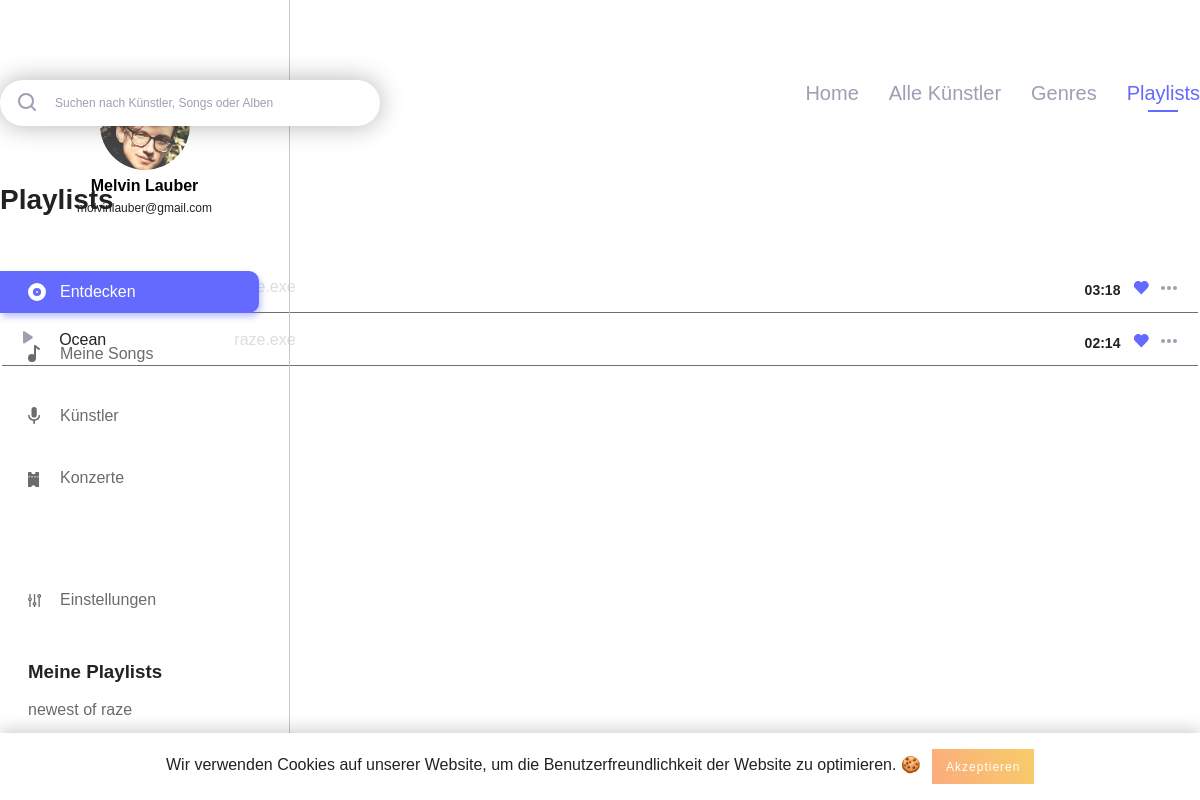
/playlist_detail.php?playlist_id=1 (signed in), run on the app's committed database.
### tables this page shows
CREATE TABLE IF NOT EXISTS `users` (
  `id` int(11) NOT NULL AUTO_INCREMENT,
  `username` varchar(255) NOT NULL,
  `email` varchar(255) NOT NULL,
  `firstname` varchar(255) NOT NULL,
  `lastname` varchar(255) NOT NULL,
  `password_hash` varchar(255) NOT NULL,
  `password_token` varchar(255) NOT NULL,
  `is_artist` int(1) NOT NULL,
  `has_darkmode` tinyint(1) NOT NULL,
  PRIMARY KEY (`id`),
  UNIQUE KEY `username` (`username`),
  UNIQUE KEY `email` (`email`)
);

CREATE TABLE IF NOT EXISTS `playlist` (
  `playlist_id` int(11) NOT NULL AUTO_INCREMENT,
  `playlist_name` varchar(255) NOT NULL,
  `user_id` int(11) NOT NULL,
  `playlist_description` text NOT NULL,
  PRIMARY KEY (`playlist_id`),
  KEY `playlist_fk0` (`user_id`)
);

CREATE TABLE IF NOT EXISTS `playlist_song` (
  `playlist_id` int(11) NOT NULL,
  `song_id` int(11) NOT NULL,
  KEY `playlist_song_fk0` (`playlist_id`),
  KEY `playlist_song_fk1` (`song_id`)
);

CREATE TABLE IF NOT EXISTS `artist` (
  `artist_id` int(11) NOT NULL AUTO_INCREMENT,
  `user_id` int(11) NOT NULL,
  `artist_firstname` varchar(255) NOT NULL,
  `artist_lastname` varchar(255) NOT NULL,
  `biography` text NOT NULL,
  PRIMARY KEY (`artist_id`),
  KEY `artist_fk0` (`user_id`)
);

CREATE TABLE IF NOT EXISTS `song` (
  `song_id` int(11) NOT NULL AUTO_INCREMENT,
  `artist_id_link` int(11) NOT NULL,
  `song_name` varchar(255) NOT NULL,
  `album_id_link` int(11) NOT NULL,
  `length` varchar(255) NOT NULL,
  `genre_id` int(11) NOT NULL,
  PRIMARY KEY (`song_id`),
  KEY `song_fk0` (`artist_id_link`),
  KEY `song_fk1` (`album_id_link`),
  KEY `song_fk2` (`genre_id`)
);

### includes/start.php (called while the page is built, shortened)
<?php
include 'db.php';
if (isset($_SESSION['user']['id']) && !empty($_SESSION['user']['id'])) {
	$statement = $pdo->prepare("SELECT * FROM `users` WHERE `id` = :id");
	$result = $statement->execute(array('id' => $_SESSION['user']['id']));
}
if (isset($_SESSION['user']['has_darkmode']) && $_SESSION['user']['has_darkmode'] == 1) {
	$body_class = 'dark';
}
else {
	$body_class = '';
}
?>

### playlist_detail.php (the view, shortened to what this page needs)
<?php
include 'includes/start.php';
$playlist_song_query = "SELECT playlist_song.playlist_id, songs.*, artists.artist_firstname, artists.artist_lastname FROM `playlist_song` playlist_song
					INNER JOIN `song` songs ON songs.song_id = playlist_song.song_id
					LEFT JOIN `artist` artists ON artists.artist_id = songs.artist_id_link
					WHERE `playlist_id` = ".$_SESSION['playlist']['id'];
?>
<!DOCTYPE html>
<html lang="de">
	<head>
		<?php include 'includes/meta_data.php'; ?>
	</head>
	<body class="<?php echo $body_class; ?>">
		<?php include 'includes/navigation_left.php'; ?>
		<?php include 'includes/cookie_banner.php'; ?>
		<div class="main_content_wrapper">
			<div class="main_content_inner">
				<?php include 'includes/search_navi.php'; ?>
				<div id="genres_wrapper">
					<h3 class="short_title"><?php echo PLAYLISTS; ?></h3>
					<table class="saved_songs_list">
						<tbody>
							<?php foreach ($pdo->query($playlist_song_query) as $playlist_songs_data) {
								$statement_song = $pdo->prepare("SELECT `song_id` FROM `playlist_song` WHERE `song_id` = :song_id");
								$statement_song->bindParam(':song_id', $playlist_songs_data['song_id']);
								$statement_song->execute();
								if ($statement_song->rowCount() > 0) {
									$like_class = 'liked';
								}
								else {
									$like_class = '';
								}
								?>
								<tr>
									<td class="play"><span class="play_song_wrapper play_song_class" data-song=<?php echo $playlist_songs_data['song_id']; ?> data-song_name="<?php echo $playlist_songs_data['song_name'];?>" data-artist_name="<?php echo $playlist_songs_data['artist_firstname'].' '.$playlist_songs_data['artist_lastname']; ?>">
									 </span></td>
									<td class="song_name"><?php echo $playlist_songs_data['song_name']; ?></td>
									<td class="artist_name"><a href="artist_detail.php?artist_id=<?php echo 1; ?>"><?php echo $playlist_songs_data['artist_firstname'].' '.$playlist_songs_data['artist_lastname']; ?></a></td>
									<td class="actions"><span class="like_wrapper like_song like <?php echo $like_class; ?>" data-song=<?php echo $playlist_songs_data['song_id']; ?>></span></td>
									<td class="length"><?php echo $playlist_songs_data['length']; ?></td>
								</tr>
							<?php } ?>
						</tbody>
					</table>
				</div>
			</div>
		</div>
	</body>
</html>

### includes/navigation_left.php (shortened to what this page needs)
<?php
if(isset($_SESSION['active'])) {
	$active_class = $_SESSION['active'];
}
$query = "SELECT * FROM `users` WHERE `id` = ".$_SESSION['user']['id'];
$playlist_query = "SELECT * FROM `playlist` WHERE `user_id` = ".$_SESSION['user']['id'];
?>
<div class="navigation_left">
	<div class="navigation_wrapper">
		<div class="profile">
			<h3 class="profile_name">
				<?php foreach ($pdo->query($query) as $user_data) {
					echo $user_data['firstname'].' '.$user_data['lastname'];
				} ?>
			</h3>
			<p class="profile_mail">
				<?php foreach ($pdo->query($query) as $user_data) {
					echo $user_data['email'];
				} ?>
			</p>
		</div>
		<div class="main_navigation">
			<ul>
				<li class="navigation_element <?php if($active_class === 'discover') { echo 'active'; } ?>"><a href="index.php"><img class="svg" src="img/assets/discover.svg" alt="<?php echo DISCOVER; ?>"><?php echo DISCOVER; ?></a></li>
				<li class="navigation_element <?php if($active_class === 'my_songs') { echo 'active'; } ?>"><a href="my_songs.php"><img class="svg" src="img/assets/my_songs.svg" alt="<?php echo MY_SONGS; ?>"><?php echo MY_SONGS; ?></a></li>
				<li class="navigation_element <?php if($active_class === 'artists') { echo 'active'; } ?>"><a href="artists.php"><img class="svg" src="img/assets/artists.svg" alt="<?php echo ARTISTS; ?>"><?php echo ARTISTS; ?></a></li>
				<li class="navigation_element <?php if($active_class === 'events') { echo 'active'; } ?>"><a href="events.php"><img class="svg" src="img/assets/events.svg" alt="<?php echo EVENTS; ?>"><?php echo EVENTS; ?></a></li>
				<li class="navigation_element <?php if($active_class === 'settings') { echo 'active'; } ?>"><a href="settings.php"><img class="svg" src="img/assets/settings_nav.svg" alt="<?php echo SETTINGS; ?>"><?php echo SETTINGS; ?></a></li>
			</ul>
		</div>
		<div class="playlist_wrapper">
			<h3 class="playlist_title"><?php echo MY_PLAYLISTS; ?></h3>
			<ul>
				<?php foreach ($pdo->query($playlist_query) as $playlist_data) { ?>
					<li class="playlist_element"><a href="playlist_detail.php?playlist_id=<?php echo $playlist_data['playlist_id']; ?>"><?php echo $playlist_data['playlist_name']; ?></a></li>
				<?php } ?>
			</ul>
		</div>
	</div>
</div>

### css/_config.css (style rules this page uses)
:root { --primary-color: #636AFD; --primary-color_light: #e0e1ff; --text: #222; --navigation_left: #6B6B6B; --border: #C7C7C7; --light_text: #9D9FB3; --button: #ededed; --border-bottom: #707070; --background_dark_mode: #21252B; --dark_mode_border: #30353B; --dark_mode_input: #30353B; --dark_mode_light: #DDDDDD; --standard_shadow: 0 3px 27px rgba(0,0,0,0.39); --standard_radius: 13px; --standard_transition: all 0.3s ease; }

### css/_basic.css (style rules this page uses)
body { font-family: 'DM Sans', sans-serif; margin: 0; padding: 0; color: var(--text); -webkit-font-smoothing: antialiased; -moz-osx-font-smoothing: grayscale; }
h3 { margin: 0; padding: 0; }
h3.short_title { font-size: 28px; line-height: 37px; font-weight: 700; color: var(--text); margin-bottom: 40px; }
ul { padding: 0; margin: 0; }
.main_content_wrapper { padding-top: 80px; }
.main_content_inner { max-width: 1200px; margin: 0 auto; padding-bottom: 150px; box-sizing: border-box; }
.profile { text-align: center; }

### css/_navigation.css (style rules this page uses)
.navigation_left { position: fixed; width: 290px; height: 100%; border-right: 1px solid var(--border); padding: 80px 0; box-sizing: border-box; }
.navigation_left .profile { width: 195px; margin: 0 auto; margin-bottom: 50px; }
h3.profile_name { margin-top: 5px; font-size: 16px; line-height: 21px; color: #000; font-weight: 700; }
.profile_mail { font-size: 12px; line-height: 25px; margin: 0; margin-bottom: 5px; }
.navigation_left .main_navigation ul { padding-right: 30px; box-sizing: border-box; width: 100%; }
.navigation_left .main_navigation ul li.navigation_element { position: relative; list-style-type: none; color: var(--navigation_left); margin-top: 20px; }
.navigation_left .main_navigation ul li.navigation_element:first-child { margin-top: 0; }
.navigation_left .main_navigation ul li.navigation_element:last-child { margin-top: 80px; }
.navigation_left .main_navigation ul li.navigation_element.active a, .navigation_left .main_navigation ul li.navigation_element a:hover { background: var(--primary-color); color: #fff; box-shadow: 2px 4px 6px rgba(99, 106, 253, 0.4); transition: background 0.2s ease, color 0.2s ease; }
.navigation_left .main_navigation ul li a { color: inherit; text-decoration: none; padding: 12px 20px; padding-left: 60px; border-top-right-radius: 10px; border-bottom-right-radius: 10px; box-sizing: border-box; display: inline-block; width: 100%; transition: background 0.2s ease, color 0.2s ease; }
.playlist_wrapper { margin-top: 40px; padding-right: 30px; box-sizing: border-box; width: 100%; }
.playlist_wrapper .playlist_title { padding-left: 28px; box-sizing: border-box; }
.playlist_wrapper ul li.playlist_element { list-style-type: none; color: var(--navigation_left); margin-top: 10px; }
.playlist_wrapper ul li.playlist_element a { color: inherit; text-decoration: none; padding: 8px 20px; padding-left: 28px; border-top-right-radius: 10px; border-bottom-right-radius: 10px; box-sizing: border-box; display: inline-block; width: 100%; transition: background 0.2s ease, color 0.2s ease; }

### css/_songs.css (style rules this page uses)
.saved_songs_list { width: 100%; }
.saved_songs_list tr { display: inline-block; width: 100%; padding: 14.5px 20px; box-sizing: border-box; border-bottom: 1px solid var(--border-bottom); }
.saved_songs_list tr td { display: inline-block; }
.saved_songs_list tr td.play { margin-right: 20px; }
.saved_songs_list tr td.song_name, .saved_songs_list tr td.artist_name a, .saved_songs_list tr td.artist_name a:hover { font-size: 16px; line-height: 21px; font-weight: 400; color: var(--text); margin-right: 30px; width: 12%; text-decoration: none; }
.saved_songs_list tr td.artist_name a { color: var(--light_text); }
.saved_songs_list tr td.actions, .saved_songs_list tr td.length { float: right; }
.saved_songs_list tr td.length { position: relative; top: 5px; font-size: 14px; line-height: 18px; font-weight: 700; color: var(--text); margin-right: 12px; }
.saved_songs_list tr td.actions .like { margin-right: 12px; position: relative; top: 5px; }

### css/_dark.css (style rules this page uses)
body.dark .saved_songs_list tr td.song_name, .saved_songs_list tr td.artist_name a, .saved_songs_list tr td.artist_name a:hover { color: var(--dark_mode_light); }

### data on the page
users: firstname "Melvin", lastname "Lauber", email "molvinlauber@gmail.com"
playlist: playlist_name "newest of raze"
playlist_song: artist.artist_firstname "raze.exe", song_id.length "03:18"
playlist_song: song_id.song_name "Ocean", artist.artist_firstname "raze.exe", song_id.length "02:14"

### other printed values
DISCOVER "Entdecken"
MY_SONGS "Meine Songs"
ARTISTS "Künstler"
EVENTS "Konzerte"
SETTINGS "Einstellungen"
MY_PLAYLISTS "Meine Playlists"
HOME "Home"
ALL_ARTISTS "Alle Künstler"
GENRES "Genres"
PLAYLISTS "Playlists"
